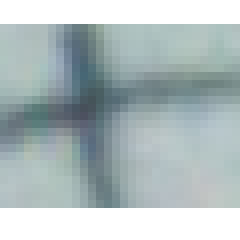
%> input picture CS682-LUMS/Project/CreateData/dataset/plus/char_1.png, 30 x 30 px (shown 8 times larger); its folder holds only this picture in this run
$ octave ViewEigenSym.m   (GNU Octave 9; MATLAB toolbox functions it lacks are replaced by stand-ins)
%> lines starting %> are read from the running program, lines starting %| are printed output that depends on the picture; in (x1, y1, x2, y2) boxes, pixels count from 0 and x2, y2 are one past the last pixel; in counts of white or black regions, pixels touching at a corner belong together; the program's own positions count from 1
### CS682-LUMS/Project/CreateData/dataset123.m
function [mean, phi, images , nfiles,tok ] = dataset123(a ,b )
%> called with a = 'dataset/plus/*.png', b = 'dataset/plus/'
imagefiles = dir(a);
    nfiles = length(imagefiles);    % Number of files found
    display(nfiles);
    [ tok remain] = strtok(b , '/');
   tok = strtok(remain , '/');
    %nfiles=10;
    for ii=1:nfiles
        currentfilename = imagefiles(ii).name;
        currentimage =rgb2gray( imread(strcat(b,currentfilename)));
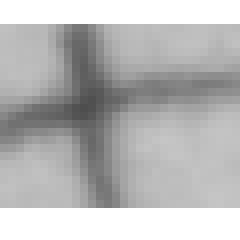
%> currentimage: size 30x30 uint8 (shown 8 times larger); min 78, max 255, mean 184.5
        siz = size(currentimage);
%> siz = [30 30]
        currentimage = AutoEM(currentimage);
        imtemp = double( currentimage(:));

        %  display(ii);
        images{ii} = imtemp;
        %  feature{ii} =divide(currentimage);
    end
    imarr =double(images{1});
    for i=2:nfiles
        imarr =double(images{i})+ imarr;
    end
    mean = imarr/nfiles;
    for ii=1:nfiles
        images{ii} = images{ii}-mean;
    end

    xm = images{1} - mean;
    coosum = (xm) * transpose(xm);

    for i=2:nfiles
        coosum =coosum +  (images{i} - mean)* transpose((images{i} - mean));
    end
    coo = coosum/nfiles;

    [V D] = eig(coo);
    k=100;
    phi =transpose( V(: ,1:k));


### CS682-LUMS/Project/CreateData/EMSeg.m
function [mask,mu,v,p]=EMSeg(ima,k)
%> called with k = 2
%%%%%%%%%%%%%%%%%%%%%%%%%%%%%%%%%%%%%%%%%%%%%%%%%%%%%%%%%%%%%
%
%   Expectation Maximization image segmentation
%
%   Input:
%          ima: grey color image
%          k: Number of classes
%   Output:
%          mask: clasification image mask
%          mu: vector of class means
%          v: vector of class variances
%          p: vector of class proportions
%
%   Example: [mask,mu,v,p]=EMSeg(image,3);
%
%   Author: Prof. Jose Vicente Manjon Herrera
%    Email: jmanjon@fis.upv.es
%     Date: 02-05-2006
%
%%%%%%%%%%%%%%%%%%%%%%%%%%%%%%%%%%%%%%%%%%%%%%%%%%%%%%%%%%%%%

% check image
ima=double(ima);
copy=ima;           % make a copy
ima=ima(:);         % vectorize ima
%> ima = 900 values, max 255 at index 1, min 78 at index 314, mean 184.5
mi=min(ima);        % deal with negative
%> mi = 78
ima=ima-mi+1;       % and zero values
%> ima = 900 values, max 178 at index 1, min 1 at index 314, mean 107.5
m=max(ima);
%> m = 178
s=length(ima);
%> s = 900

% create image histogram

h=histogram(ima);
%> in histogram, `datos=datos(:);`: datos has the same summary as ima in EMSeg
%> in histogram, `ind=find(isnan(datos)==1);`: ind = []
%> in histogram, `tam=length(datos);`: tam = 900
%> in histogram, `m=ceil(max(datos))+1;`: m = 179
%> the loop in histogram, `for i=1:tam,` made 900 passes
%> f on passes 1 to 12: 178, 178, 178, 115, 113, 112, 112, 113, 111, 110, 106, 100
%> after the loop in histogram, `for i=1:tam,`: h = 179 values, max 33 at index 111, min 0 at index 2, mean 3.85
%> in histogram, `h=conv(h,[1,2,3,2,1]);`: h = 183 values, max 275 at index 113, min 0 at index 125, mean 33.93
%> in histogram, `h=h(3:(length(h)-2));`: h = 179 values, max 275 at index 111, min 0 at index 123, mean 34.68
%> in histogram, `h=h/sum(h);`: h = 179 values, max 0.0443 at index 111, min 0 at index 123, mean 0.00559
x=find(h);
%> x = 122 values from 1 to 122
h=h(x);
%> h = 122 values, max 0.0443 at index 111, min 0.000644 at index 1, mean 0.0082
x=x(:);h=h(:);

% initiate parameters

mu=(1:k)*m/(k+1);
%> mu = [59.33 118.7]
v=ones(1,k)*m;
p=ones(1,k)*1/k;

% start process

sml = mean(diff(x))/1000;
%> sml = 0.001
while(1)
        % Expectation
        prb = distribution(mu,v,p,x);
        scal = sum(prb,2)+eps;
        loglik=sum(h.*log(scal));

        %Maximizarion
        for j=1:k
                pp=h.*prb(:,j)./scal;
                p(j) = sum(pp);
                mu(j) = sum(x.*pp)/p(j);
                vr = (x-mu(j));
                v(j)=sum(vr.*vr.*pp)/p(j)+sml;
        end
        p = p + 1e-3;
        p = p/sum(p);

        % Exit condition
        prb = distribution(mu,v,p,x);
        scal = sum(prb,2)+eps;
        nloglik=sum(h.*log(scal));
        if((nloglik-loglik)<0.0001) break; end;

    % [6 lines of commented-out code are left out]
end
%> this loop made 16 passes
%> (loglik, p, nloglik) on passes 2 to 12: (-4.5, [0.428 0.572], -4.49), (-4.49, [0.443 0.557], -4.48), (-4.48, [0.456 0.544], -4.48), (-4.48, [0.468 0.532], -4.47), (-4.47, [0.478 0.522], -4.47), (-4.47, [0.487 0.513], -4.47), (-4.47, [0.495 0.505], -4.47), (-4.47, [0.501 0.499], -4.46), (-4.46, [0.507 0.493], -4.46), (-4.46, [0.512 0.488], -4.46), (-4.46, [0.516 0.484], -4.46)
%> (loglik, nloglik) on pass 1: (-5.02, -4.5)
%> after the loop, mu = [64.11 110.4]; v = [731 26.74]

% calculate mask
mu=mu+mi-1;   % recover real range
%> mu = [141.1 187.4]
s=size(copy);
%> s = [30 30]
mask=zeros(s);

for i=1:s(1),
for j=1:s(2),
  for n=1:k
    c(n)=distribution(mu(n),v(n),p(n),copy(i,j));
  end
  a=find(c==max(c));
  mask(i,j)=a(1);
end
end
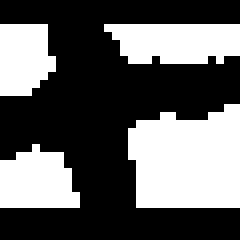
%> mask: size 30x30 double (shown 8 times larger); values 1 (black) and 2 (white), 38.1% white; 4 white regions, box (x1, y1, x2, y2) and area: (16, 13, 30, 26) 155, (13, 3, 30, 8) 73, (0, 18, 10, 26) 62, (0, 3, 7, 12) 53
%> after the loop, c = [1.09e-06 2.54e-39]


function y=distribution(m,v,g,x)
x=x(:);
m=m(:);
v=v(:);
g=g(:);
for i=1:size(m,1)
   d = x-m(i);
   amp = g(i)/sqrt(2*pi*v(i));
   y(:,i) = amp*exp(-0.5 * (d.*d)/v(i));
end


function[h]=histogram(datos)
datos=datos(:);
ind=find(isnan(datos)==1);
datos(ind)=0;
ind=find(isinf(datos)==1);
datos(ind)=0;
tam=length(datos);
m=ceil(max(datos))+1;
h=zeros(1,m);
for i=1:tam,
    f=floor(datos(i));
    if(f>0 & f<(m-1))
        a2=datos(i)-f;
        a1=1-a2;
        h(f)  =h(f)  + a1;
        h(f+1)=h(f+1)+ a2;
    end;
end;
h=conv(h,[1,2,3,2,1]);
h=h(3:(length(h)-2));
h=h/sum(h);

### CS682-LUMS/Project/CreateData/AutoEM.m
function newim =  AutoEM(im)
%% Code taken from Web, Please refer to report for Reference
[mask,mu,v,p]=EMSeg(im,2) ;
%> mu = [141.1 187.4]; v = [731 26.74]; p = [0.526 0.474]
%%
std = sqrt(v);
%> std = [27.04 5.17]
x2 = (-(1)/(2*v(1,1)))+((1)/(2*v(1,2)));
%> x2 = 0.018
x1 = (mu(1,1)/v(1,1)) - (mu(1,2)/v(1,2));
%> x1 = -6.81
x0 = ((-mu(1,1)^2))/(2*v(1,1))+ ((mu(1,2)^2))/(2*v(1,2)) - log(std(1,1))+log(std(1,2));
%> x0 = 641.2

syms x;
%> (this line was passed over: syms is not available in this run)
%> the run ends on the next line
ans = solve(x2*x^2 + x1*x + x0 == 0,x);
if ans(1,1)>0 && ans(1,1)<255 && ans(2,1)>0 && ans(2,1)<255
ans = min(min(double(ans)));
else
if ans(1,1)>0 && ans(1,1)<255

    ans = ans(1,1);

else
    ans = ans(2,1);
end
end
ans = double(ans);
siz = size(im);
  for i=1:siz(1,1)
        for j =1:siz(1,2)
            if im(i,j)>ans
                newim(i,j) = 255;
            else
                newim(i,j) = 0;
        end
        end

%imshow(newim);
end

### CS682-LUMS/Project/CreateData/ViewEigenSym.m
clear all
clc


[mean, phi, images , nfiles,tok ] = dataset123('dataset/plus/*.png' ,'dataset/plus/' );

$ run again, on CS682-LUMS/Project/CreateData/dataset/plus/char_39.png
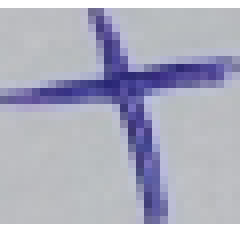
%> input picture CS682-LUMS/Project/CreateData/dataset/plus/char_39.png, 30 x 30 px (shown 8 times larger)
%> in dataset123, `currentimage =rgb2gray( imread(strcat(b,currentfilename)));`:
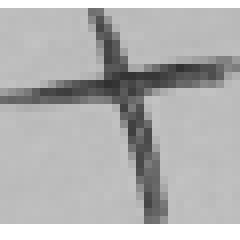
%> currentimage: size 30x30 uint8 (shown 8 times larger); min 48, max 255, mean 178.3
%> in EMSeg, `ima=ima(:);`: ima = 900 values, max 255 at index 1, min 48 at index 401, mean 178.3
%> mi = 48
%> in EMSeg, `ima=ima-mi+1;`: ima = 900 values, max 208 at index 1, min 1 at index 401, mean 131.3
%> in EMSeg, `m=max(ima);`: m = 208
%> datos has the same summary as ima in EMSeg
%> ind = []
%> tam = 900
%> in histogram, `m=ceil(max(datos))+1;`: m = 209
%> the loop in histogram, `for i=1:tam,` made 900 passes
%> f on passes 1 to 8: 208, 143, 142, 143, 140, 141, 142, 142
%> after the loop in histogram, `for i=1:tam,`: h = 209 values, max 146 at index 141, min 0 at index 2, mean 3.88
%> in histogram, `h=conv(h,[1,2,3,2,1]);`: h = 213 values, max 1043 at index 144, min 0 at index 152, mean 34.23
%> in histogram, `h=h(3:(length(h)-2));`: h = 209 values, max 1043 at index 142, min 0 at index 150, mean 34.87
%> in histogram, `h=h/sum(h);`: h = 209 values, max 0.143 at index 142, min 0 at index 150, mean 0.00478
%> x = 149 values from 1 to 149
%> in EMSeg, `h=h(x);`: h = 149 values, max 0.143 at index 142, min 0.000274 at index 94, mean 0.00671
%> in EMSeg, `mu=(1:k)*m/(k+1);`: mu = [69.33 138.7]
%> sml = 0.001
%> the loop in EMSeg, `while(1)` made 7 passes
%> (loglik, p, nloglik) on passes 2 to 7: (-3.78, [0.209 0.791], -3.52), (-3.52, [0.223 0.777], -3.43), (-3.43, [0.233 0.767], -3.41), (-3.41, [0.238 0.762], -3.41), (-3.41, [0.241 0.759], -3.41), (-3.41, [0.242 0.758], -3.41)
%> after the loop in EMSeg, `while(1)`: mu = [63.52 141.6]; v = [1476 4.71]
%> in EMSeg, `mu=mu+mi-1;`: mu = [110.5 188.6]
%> after the loop in EMSeg, `for i=1:s(1),`:
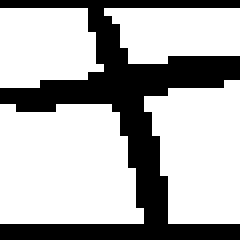
%> mask: size 30x30 double (shown 8 times larger); values 1 (black) and 2 (white), 68.7% white; 1 black region, box (x1, y1, x2, y2) and area: (0, 0, 30, 30) 282
%> after the loop in EMSeg, `for i=1:s(1),`: c = [2.13e-06 1.22e-204]
%> in AutoEM, `[mask,mu,v,p]=EMSeg(im,2) ;`: mu = [110.5 188.6]; v = [1476 4.71]; p = [0.242 0.758]
%> std = [38.42 2.17]
%> x2 = 0.106
%> x1 = -39.93
%> x0 = 3765.2

$ run again, on CS682-LUMS/Project/CreateData/dataset/plus/char_48.png
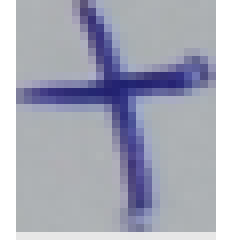
%> input picture CS682-LUMS/Project/CreateData/dataset/plus/char_48.png, 30 x 30 px (shown 8 times larger)
%> in dataset123, `currentimage =rgb2gray( imread(strcat(b,currentfilename)));`:
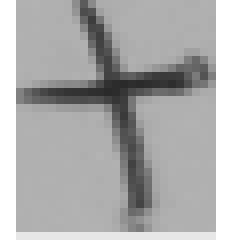
%> currentimage: size 30x30 uint8 (shown 8 times larger); min 42, max 255, mean 174.5
%> in EMSeg, `ima=ima(:);`: ima = 900 values, max 255 at index 1, min 42 at index 402, mean 174.5
%> mi = 42
%> in EMSeg, `ima=ima-mi+1;`: ima = 900 values, max 214 at index 1, min 1 at index 402, mean 133.5
%> in EMSeg, `m=max(ima);`: m = 214
%> datos has the same summary as ima in EMSeg
%> ind = []
%> tam = 900
%> in histogram, `m=ceil(max(datos))+1;`: m = 215
%> after the loop in histogram, `for i=1:tam,`: a1 = 1; a2 = 0; h = 215 values, max 170 at index 135, min 0 at index 7, mean 3.49
%> in histogram, `h=conv(h,[1,2,3,2,1]);`: h = 219 values, max 1008 at index 137, min 0 at index 143, mean 30.82
%> in histogram, `h=h(3:(length(h)-2));`: h = 215 values, max 1008 at index 135, min 0 at index 141, mean 31.36
%> in histogram, `h=h/sum(h);`: h = 215 values, max 0.149 at index 135, min 0 at index 141, mean 0.00465
%> x = 146 values from 1 to 192
%> in EMSeg, `h=h(x);`: h = 146 values, max 0.149 at index 135, min 0.000148 at index 140, mean 0.00685
%> in EMSeg, `mu=(1:k)*m/(k+1);`: mu = [71.33 142.7]
%> sml = 0.00132
%> the loop in EMSeg, `while(1)` made 12 passes
%> (loglik, p, nloglik) on passes 2 to 8: (-4.63, [0.211 0.789], -4.63), (-4.63, [0.212 0.788], -4.63), (-4.63, [0.218 0.782], -4.58), (-4.58, [0.248 0.752], -4.24), (-4.24, [0.283 0.717], -3.96), (-3.96, [0.307 0.693], -3.79), (-3.79, [0.325 0.675], -3.72)
%> after the loop in EMSeg, `while(1)`: mu = [85.3 134.4]; v = [2669 3.1]
%> in EMSeg, `mu=mu+mi-1;`: mu = [126.3 175.4]
%> after the loop in EMSeg, `for i=1:s(1),`:
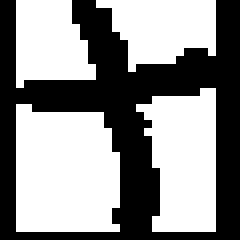
%> mask: size 30x30 double (shown 8 times larger); values 1 (black) and 2 (white), 55.7% white; 1 black region, box (x1, y1, x2, y2) and area: (0, 0, 30, 30) 399
%> after the loop in EMSeg, `for i=1:s(1),`: c = [0.000119 0]
%> in AutoEM, `[mask,mu,v,p]=EMSeg(im,2) ;`: mu = [126.3 175.4]; v = [2669 3.1]; p = [0.344 0.656]
%> std = [51.66 1.76]
%> x2 = 0.161
%> x1 = -56.57
%> x0 = 4958.5

$ run again, on CS682-LUMS/Project/CreateData/dataset/plus/char_59.png
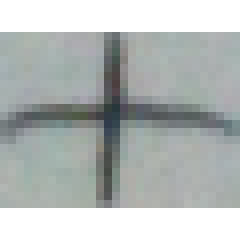
%> input picture CS682-LUMS/Project/CreateData/dataset/plus/char_59.png, 30 x 30 px (shown 8 times larger)
%> in EMSeg, `ima=ima(:);`: ima = 900 values, max 255 at index 1, min 51 at index 434, mean 183.5
%> mi = 51
%> in EMSeg, `ima=ima-mi+1;`: ima = 900 values, max 205 at index 1, min 1 at index 434, mean 133.5
%> in EMSeg, `m=max(ima);`: m = 205
%> datos has the same summary as ima in EMSeg
%> ind = []
%> tam = 900
%> in histogram, `m=ceil(max(datos))+1;`: m = 206
%> the loop in histogram, `for i=1:tam,` made 900 passes
%> f on passes 1 to 8: 205, 205, 205, 205, 124, 121, 120, 126
%> after the loop in histogram, `for i=1:tam,`: h = 206 values, max 66 at index 123, min 0 at index 2, mean 3.2
%> in histogram, `h=conv(h,[1,2,3,2,1]);`: h = 210 values, max 502 at index 125, min 0 at index 6, mean 28.29
%> in histogram, `h=h(3:(length(h)-2));`: h = 206 values, max 502 at index 123, min 0 at index 4, mean 28.82
%> in histogram, `h=h/sum(h);`: h = 206 values, max 0.0846 at index 123, min 0 at index 4, mean 0.00485
%> x = 133 values from 1 to 134
%> in EMSeg, `h=h(x);`: h = 133 values, max 0.0846 at index 122, min 0.000168 at index 3, mean 0.00752
%> in EMSeg, `mu=(1:k)*m/(k+1);`: mu = [68.33 136.7]
%> sml = 0.00101
%> the loop in EMSeg, `while(1)` made 9 passes
%> (loglik, p, nloglik) on passes 2 to 8: (-3.88, [0.247 0.753], -3.86), (-3.86, [0.26 0.74], -3.85), (-3.85, [0.27 0.73], -3.84), (-3.84, [0.277 0.723], -3.84), (-3.84, [0.281 0.719], -3.84), (-3.84, [0.284 0.716], -3.84), (-3.84, [0.286 0.714], -3.84)
%> after the loop in EMSeg, `while(1)`: mu = [70.22 122.5]; v = [966.5 13.47]
%> in EMSeg, `mu=mu+mi-1;`: mu = [120.2 172.5]
%> after the loop in EMSeg, `for i=1:s(1),`:
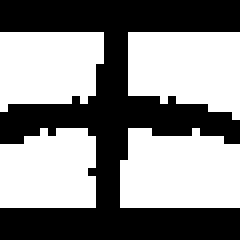
%> mask: size 30x30 double (shown 8 times larger); values 1 (black) and 2 (white), 53.3% white; 1 black region, box (x1, y1, x2, y2) and area: (0, 0, 30, 30) 420
%> after the loop in EMSeg, `for i=1:s(1),`: c = [3.06e-07 1.68e-111]
%> in AutoEM, `[mask,mu,v,p]=EMSeg(im,2) ;`: mu = [120.2 172.5]; v = [966.5 13.47]; p = [0.287 0.713]
%> std = [31.09 3.67]
%> x2 = 0.0366
%> x1 = -12.69
%> x0 = 1095.6

$ run again, on CS682-LUMS/Project/CreateData/dataset/plus/char_26.png
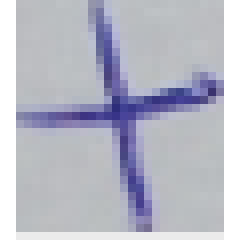
%> input picture CS682-LUMS/Project/CreateData/dataset/plus/char_26.png, 30 x 30 px (shown 8 times larger)
%> in dataset123, `currentimage =rgb2gray( imread(strcat(b,currentfilename)));`:
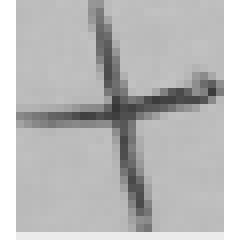
%> currentimage: size 30x30 uint8 (shown 8 times larger); min 54, max 255, mean 186.2
%> in EMSeg, `ima=ima(:);`: ima = 900 values, max 255 at index 1, min 54 at index 434, mean 186.2
%> mi = 54
%> in EMSeg, `ima=ima-mi+1;`: ima = 900 values, max 202 at index 1, min 1 at index 434, mean 133.2
%> in EMSeg, `m=max(ima);`: m = 202
%> datos has the same summary as ima in EMSeg
%> ind = []
%> tam = 900
%> in histogram, `m=ceil(max(datos))+1;`: m = 203
%> after the loop in histogram, `for i=1:tam,`: a1 = 1; a2 = 0; h = 203 values, max 154 at index 136, min 0 at index 2, mean 3.84
%> in histogram, `h=conv(h,[1,2,3,2,1]);`: h = 207 values, max 1003 at index 138, min 0 at index 146, mean 33.91
%> in histogram, `h=h(3:(length(h)-2));`: h = 203 values, max 1003 at index 136, min 0 at index 144, mean 34.57
%> in histogram, `h=h/sum(h);`: h = 203 values, max 0.143 at index 136, min 0 at index 144, mean 0.00493
%> x = 148 values from 1 to 184
%> in EMSeg, `h=h(x);`: h = 148 values, max 0.143 at index 136, min 0.000143 at index 3, mean 0.00676
%> in EMSeg, `mu=(1:k)*m/(k+1);`: mu = [67.33 134.7]
%> sml = 0.00124
%> the loop in EMSeg, `while(1)` made 9 passes
%> (loglik, p, nloglik) on passes 2 to 8: (-4.39, [0.176 0.824], -4.39), (-4.39, [0.183 0.817], -4.33), (-4.33, [0.214 0.786], -3.92), (-3.92, [0.244 0.756], -3.58), (-3.58, [0.258 0.742], -3.52), (-3.52, [0.267 0.733], -3.52), (-3.52, [0.27 0.73], -3.52)
%> after the loop in EMSeg, `while(1)`: mu = [88.25 135.5]; v = [2497.6 4.3]
%> in EMSeg, `mu=mu+mi-1;`: mu = [141.3 188.5]
%> after the loop in EMSeg, `for i=1:s(1),`:
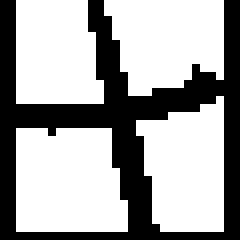
%> mask: size 30x30 double (shown 8 times larger); values 1 (black) and 2 (white), 64.8% white; 1 black region, box (x1, y1, x2, y2) and area: (0, 0, 30, 30) 317
%> after the loop in EMSeg, `for i=1:s(1),`: c = [0.000163 5.66e-225]
%> in AutoEM, `[mask,mu,v,p]=EMSeg(im,2) ;`: mu = [141.3 188.5]; v = [2497.6 4.3]; p = [0.272 0.728]
%> std = [49.98 2.07]
%> x2 = 0.116
%> x1 = -43.73
%> x0 = 4119
